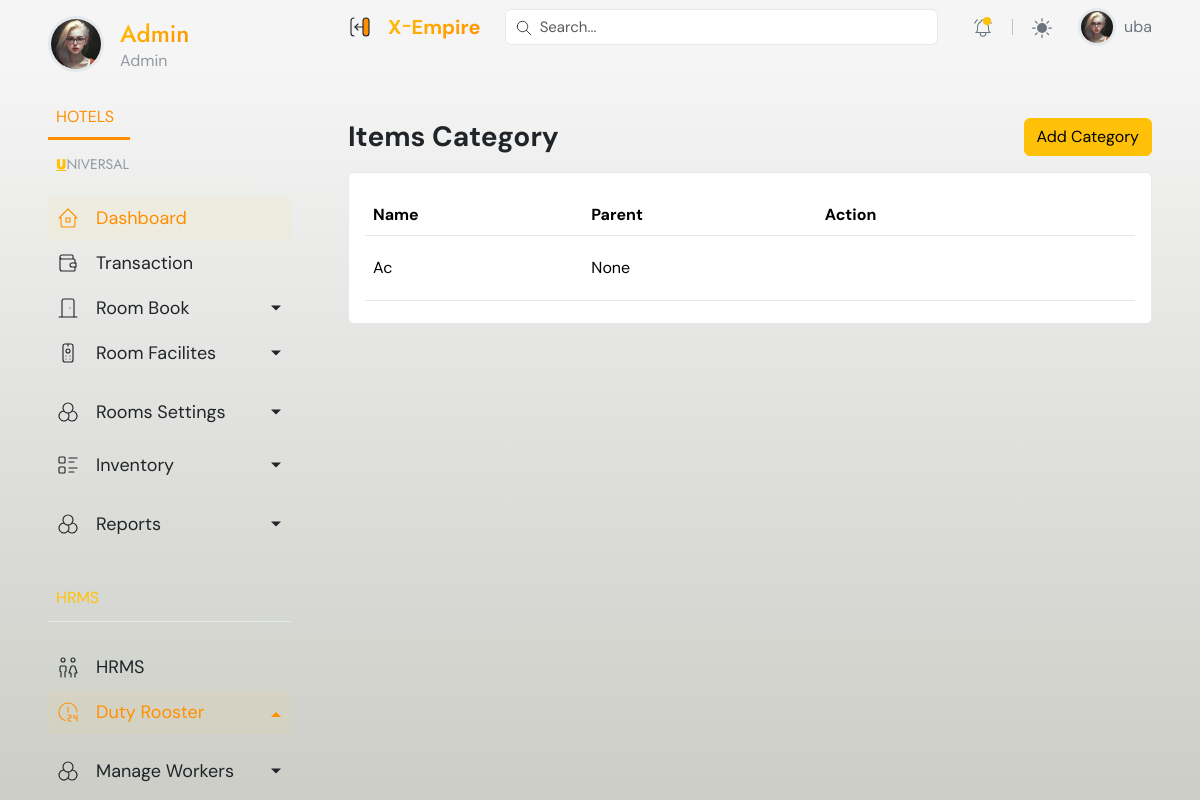
/inventory/categories/ (signed in), run on an earlier commit of the app's database.
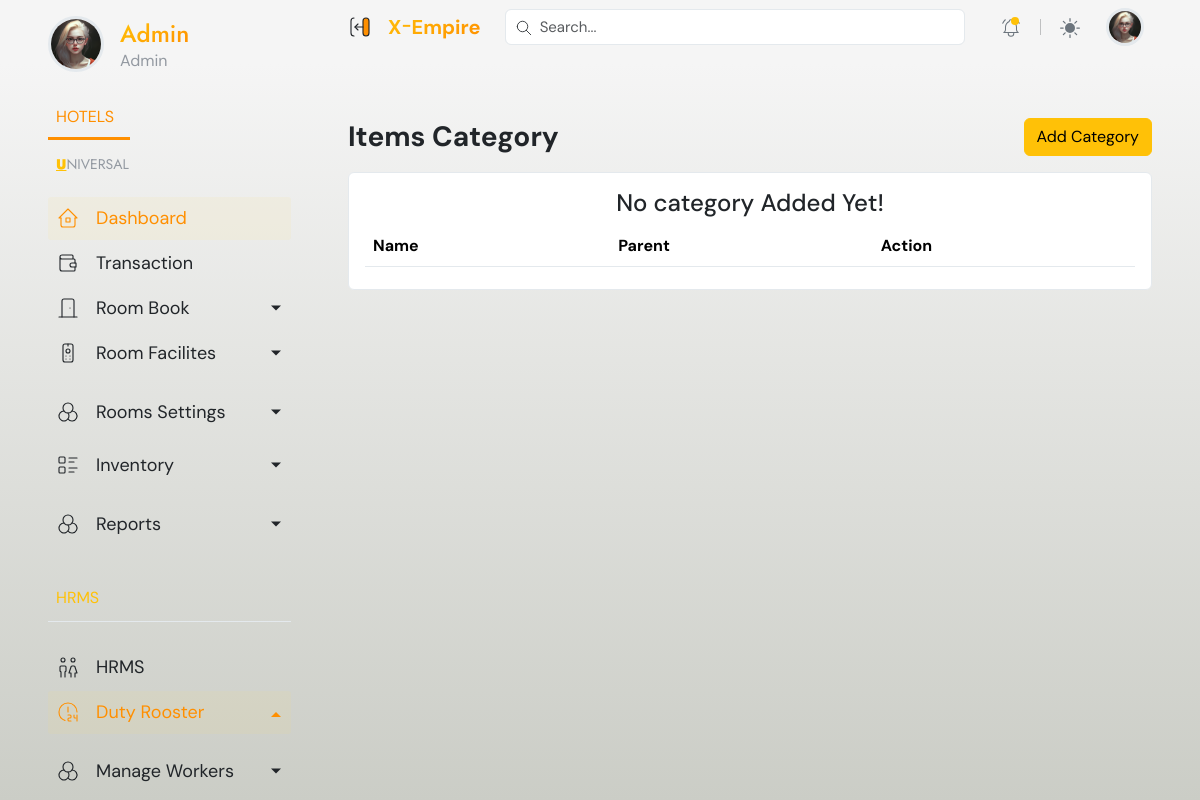
And on a later commit of the database.
### accounts/models.py (models this page shows, shortened)
class User(AbstractUser):
    email = models.EmailField(unique=True)
    phone = models.CharField(max_length=100, null=True, blank=True)
    is_admin = models.BooleanField(default=False)
    is_supervisor = models.BooleanField(default=False)
    is_account_officer = models.BooleanField(default=False)
    is_frontdesk_officer = models.BooleanField(default=False)
    is_pos_officer = models.BooleanField(default=False)
    is_worker = models.BooleanField(default=False)
    active_status = models.BooleanField(default=False)
    t_and_c = models.BooleanField(default=False)

### inventory/models.py (models this page shows, shortened)
class ItemCategory(models.Model):
    name = models.CharField(max_length = 250)
    slug = models.SlugField ()
    parent = models.ForeignKey('self',blank=True, null=True ,related_name='children', on_delete = models.CASCADE)
    class Meta:
       unique_together = ('slug', 'parent',)
       verbose_name_plural = 'inventory_categories'
       db_table = 'inventory_categories'
    def __str__(self):
        full_path = [self.name]
        parent_cat = self.parent
        while parent_cat is not None:
            full_path.append(parent_cat.name)
            parent_cat = parent_cat.parent
        return ' -> '.join(full_path[::-1])

### inventory/views.py (the view)
# urls.py: path('categories/', views.category_list, name='category_list'),
def category_list(request):
    categories = ItemCategory.objects.all()
    form =  InventoryCategoryForm()
    context =  {
        'categories': categories,
        'form':form
        }
    return render(request, 'pages/item_category.html',context)

### inventory/forms.py
class InventoryCategoryForm(forms.ModelForm):
    class Meta:
        model =  ItemCategory
        fields = ['name', 'parent',]
        widgets = {
            'name': forms.TextInput(attrs={'class': 'form-control', 'placeholder':'Category Name',}),
            'parent': forms.Select(attrs={'class': 'form-control', 'placeholder':'Category Parent If Any',}),
        }

### inventory/templates/pages/item_category.html (shortened to what this page needs)
{% extends 'dashboard_base.html' %}
{% load static %}
{% block content %}
    <main class="container-fluid px-0">
        {% if request.user.is_admin %}
            {% include '../partials/menubars/admin_sidebar.html' %}
        {% elif request.user.is_supervisor %}
            {% include '../partials/menubars/supervisor_sidebar.html' %}
        {% elif request.user.is_account_officer %}
            {% include '../partials/menubars/accounting_sidebar.html' %}
        {% else %}
            {% include '../partials/menubars/frontdesk_sidebar.html' %}
        {% endif %}
        <div class="content">
            {% include '../partials/top_header.html' %}
            <div class="px-xl-5 px-lg-4 px-3 py-3  mt-5 page-body">
                <div class="row g-3">
                    <div class="col-sm-12">
                        <div class="d-flex align-items-center justify-content-between flex-wrap">
                            <h3 class="fw-bold mb-0">Items Category</h3>
                            <div class="col-auto d-flex w-sm-100">
                                <button type="button" class="btn btn-warning" data-bs-toggle="modal" data-bs-target="#add-category">Add Category</button>
                            </div>
                        </div>
                    </div>
                    <div class="col-sm-12">
                        <div class="card">
                            <div class="card-body">
                                <table class="table dataTable align-middle table-hover table-body" style="width: 100%;">
                                    <thead>
                                        <tr>
                                            <th>Name</th>
                                            <th>Parent</th>
                                            <th>Action</th>
                                        </tr>
                                    </thead>
                                    <tbody>
                                        {% if categories %}
                                            {% for category in categories %}
                                                <tr>
                                                    <td>{{ category.name}}</td>
                                                    <td>{{ category.parent }}</td>
                                                    <td>
                                                        <button type="button" class="btn" data-bs-toggle="modal" data-bs-target="#edit-amenity"><i class="fa fa-pencil-square fa-2x"></i></button>
                                                        <a href="#" data-url="{% url 'inventory:category_delete' 0 %}" onclick="deleteCategory(event, {{ category.id }})" class="btn"><i class="fa fa-trash text-danger fa-2x"></i></a>
                                                    </td>
                                                </tr>
                                            {% endfor %}
                                        {% else %}
                                            <div class="text-center">
                                                <h4> No category Added Yet! </h4>
                                            </div>
                                        {% endif %}
                                    </tbody>
                                </table>
                            </div>
                        </div>
                    </div>
                </div>
            </div>
        </div>
    </main>
{% endblock %}

### dashboard/templates/partials/top_header.html (shortened to what this page needs)
{% load static %}
<header class="px-xl-5 px-lg-4 px-3 sticky-top" data-bs-theme="none">
    <div class="d-flex justify-content-between align-items-center py-2 w-100">
        <div class="d-flex align-items-center pe-4">
            <button class="btn d-xl-inline-flex d-none border-0 p-0 pe-2 sidebar-toggle-btn" type="button">
            </button>
            <a href="index.html" class="brand-icon text-decoration-none d-flex align-items-center" title="X-Empire Admin Template">
                <span class="fw-bold ps-2 fs-5 d-none d-xl-inline-flex text-gradient">X <small>-</small>Empire</span>
            </a>
        </div>
        <form class="dropdown main-search me-md-4 w-100 d-none d-md-inline-flex">
            <div class="w-100" data-bs-toggle="dropdown" data-bs-auto-close="outside">
                <input type="text" class="form-control" placeholder="Search..." aria-label="Search...">
            </div>
        </form>
        <ul class="header-menu flex-grow-1">
            <li class="nav-item dropdown px-md-1 d-none d-md-inline-flex">
                <a class="dropdown-toggle gray-6" href="#" role="button" data-bs-toggle="dropdown" aria-expanded="false" title="notification">
                    <span class="bullet-dot bg-primary animation-blink"></span>
                </a>
            </li>
            <li class="nav-item py-2 py-md-1 col-auto">
            </li>
            <li class="nav-item dropdown px-md-1">
                <a class="dropdown-toggle gray-6" href="#" id="bd-theme" data-bs-toggle="dropdown" aria-expanded="false">
                    <svg width="20" height="20" fill="currentColor" viewBox="0 0 24 24" class="theme-icon-active"><use href="#sun-fill"></use></svg>
                </a>
            </li>
            <li class="nav-item user ms-3">
                <a class="dropdown-toggle gray-6 d-flex text-decoration-none align-items-center lh-sm p-0" href="#" role="button" data-bs-toggle="dropdown" aria-expanded="false" title="User" data-bs-auto-close="outside">
                    {% if request.user.profile.image %}
                        <img class="avatar rounded-circle border border-3" src="{% static 'dashboard/assets/images/profile_av.png' %}" alt="profile image">
                    {% else %}
                        <img class="avatar rounded-circle border border-3" src="{% static 'dashboard/assets/images/profile_av.png' %}" alt="profile image">
                    {% endif %}
                    <span class="ms-2 fs-6 d-none d-sm-inline-flex">{{request.user.first_name}}</span>
                </a>
            </li>
        </ul>
    </div>
</header>

What changed in the data, as far as the page shows it:
no longer on this page (row edited): User: user.first_name "uba"
removed ItemCategory: name "Ac", parent "None"
Also different on the page:
text now shown: "No category Added Yet!"
